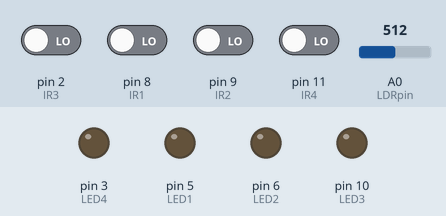
Bench run of a sketch on a simulated Arduino Uno, built with avr-gcc and run on an emulated ATmega328P. On the bench: output pins drawn as LEDs (lit = HIGH). The test bench sets the inputs (shaded band); at power-on: pin 2 (IR3), pin 8 (IR1), pin 9 (IR2), pin 11 (IR4) LOW, A0 (LDRpin) = 512. What the sketch prints to the serial monitor is not drawn.

Above: at 1.2 s.
1.3 s: A0 (LDRpin) set to 214
3.3 s: A0 (LDRpin) set to 190
At 3.6 s:
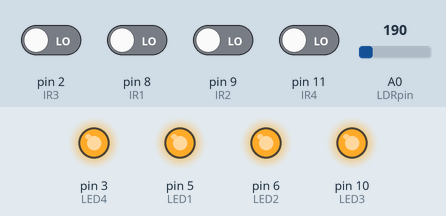
Timing chart, 0 to 6.3 s (numbered marks = the images above; inputs shaded):
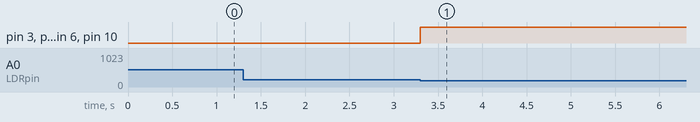

The sketch:

Highway_Light_System.ino
```cpp
// IR Sensors connections
int IR1 = 8;
int IR2 = 9;
int IR3 = 2;
int IR4 = 11;
// LED's of respective IR's
int LED1 = 5;
int LED2 = 6;
int LED3 = 10;
int LED4 = 3;
// cars/vehicles
int vehicle = 0;
int vehicle1 = 1;
// connecting LDR.
int LDR;
int LDRstatus;
int LDRpin = A0;

void setup() {
  // put your setup code here, to run once:
Serial.begin(115200);
  pinMode(IR1, INPUT);
  pinMode(IR2, INPUT);
  pinMode(IR3, INPUT);
  pinMode(IR4, INPUT);

  pinMode(LED1,OUTPUT);
  pinMode(LED2,OUTPUT);
   pinMode(LED3,OUTPUT);
   pinMode(LED4,OUTPUT);
}
void loop() {

   LDRstatus = analogRead(LDRpin);
  if (LDRstatus <= 200)
      {
analogWrite(LED1,255);
Sensor_check();
        delay(100);
      }

  else {
         Serial.print("Its BRIGHT, no need of LEDs ");
       }

}

void Sensor_check()
{
  if (digitalRead(IR1) == 0)//Car captured in 1st sensor
  {

    if (digitalRead(IR2) == 1)//Car still didnt reach the 2nd sensor
    { vehicle = 1;
      if (vehicle == 1)
      {

        analogWrite(LED1, 255);
        analogWrite(LED2, 125);

      }
    }
  }
 if (digitalRead(IR2) == 0)//Car reached the 2nd sensor
  { //No cars detected behind the first car
    if (digitalRead(IR1) == 1)
    {
      vehicle = 0;
      vehicle1 = 1;
      if (vehicle == 0 && vehicle1 == 1)
      {
        analogWrite(LED2, 255);
        analogWrite(LED3, 125);
      }
    }

    else if (digitalRead(IR1) == 0 )
    {
      analogWrite(LED1, 255);
      analogWrite(LED2, 255);
      analogWrite(LED3, 125);
    }
  }

 if (digitalRead(IR3) == 0) //car reached the 3rd sensor
  {
    //No cars detected behind the first car
    if (digitalRead(IR2) == 1)
    {
      vehicle = 0;

      vehicle1 = 0;
      if (vehicle == 0 && vehicle1 == 0) {
        analogWrite(LED3, 255);
        analogWrite(LED4, 125);
      }
    }
    else if (digitalRead(IR2) == 0 )
    {
      vehicle = 0;
      vehicle1 = 1;
      if (vehicle == 0 && vehicle1 == 1) {
        analogWrite(LED2, 255);
        analogWrite(LED3, 255);
        analogWrite(LED4, 125);
      }
    }
  }
if (digitalRead(IR4) == 0) //car reached the 4rd sensor
  {
    //No cars detected behind the first car
    if (digitalRead(IR3) == 1)
    {
      vehicle = 0;
      vehicle1 = 0;
      if (vehicle == 0 && vehicle1 == 0)
      {
        analogWrite(LED4, 255);
      }
    }

 else if (digitalRead(IR3) == 0 )
    {
      vehicle = 0;
      vehicle1 = 1;
      if (vehicle == 0 && vehicle1 == 1)
      {
        analogWrite(LED3, 255);
        analogWrite(LED4, 255);
      }
    }
    if (digitalRead(IR2) == 1)
    {
      vehicle = 0;
      vehicle1 = 0;
      if (vehicle == 0 && vehicle1 == 0)
      {
        analogWrite(LED3, 255);
        analogWrite(LED4, 255);
      }
    }
    else if (digitalRead(IR2) == 0 )
    {
      vehicle = 0;
      vehicle1 = 1;
      if (vehicle == 0 && vehicle1 == 1)
      {
        analogWrite(LED2, 255);
        analogWrite(LED3, 255);
        analogWrite(LED4, 255);
      }
    }

  }
}
```

Measured:
- the behaviour switches between 201 and 200 on A0 (LDRpin) (found by bisection; images 0 and 1)
- after the input at 1.3 s, every drawn part: stays the same
- after the input at 3.3 s, pin 3 (LED4), pin 5 (LED1), pin 6 (LED2), pin 10 (LED3): LOW → HIGH at once
